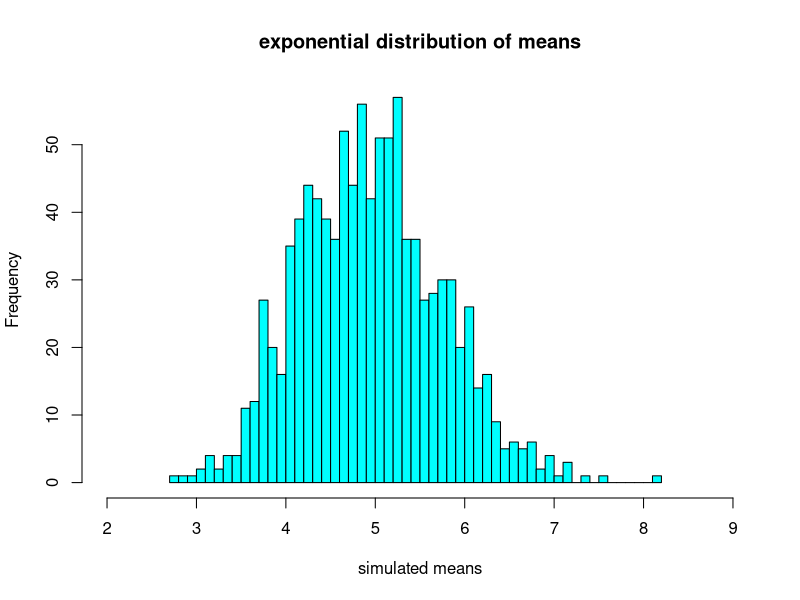
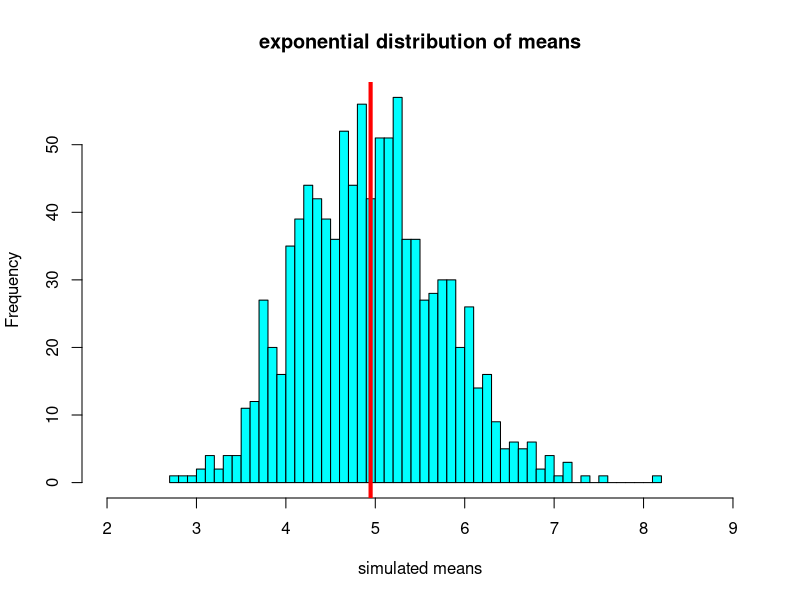
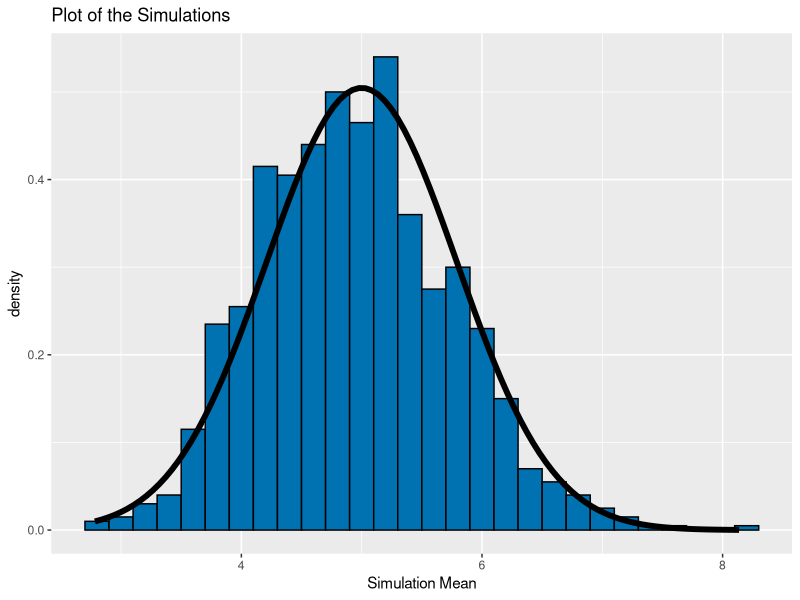

Write the R code that produced these figures, in order.
## ---- chunk 1
knitr::opts_chunk$set(echo = FALSE)
## ---- chunk 2

# set the required parameters

lambda <- 0.2

N<-40

sims <-1000

# run the simulation
sim_exp <- replicate(sims,rexp(N,lambda), simplify = FALSE)

# convert by coertion the Matrix of listed results to a list of means
laggmeans <- lapply(sim_exp,mean)

# convert the list to a numeric vector also be coertion
naggmeans <- unlist(laggmeans)

# so the sample mean of the simulated distribution is
sample_meanexp <- mean(naggmeans)

#show a plot of the simulated mean density function
plotmean <- hist(naggmeans, breaks =  40,xlim = c(2,9),main = "exponential distribution of means",
col= "cyan", xlab = "simulated means")
## ---- chunk 3
# now the theoretical mean is 1/lambda so
theo_mean <- 1/lambda

# lets look at the difference in means

diff_mean <- theo_mean-sample_meanexp

print(diff_mean)
# this difference (or mean comparision) is small 


# Now plot density with mean hilighted
plotmean_point <- hist(naggmeans, breaks =  40,xlim = c(2,9),main = "exponential distribution of means",
col= "cyan", xlab = "simulated means")  

plotmean_point <- abline(v= sample_meanexp,lwd= "4", col= "red")



# Now lets do a variance comparision
Sample_var <- var(naggmeans)

#the sample variance is
print(Sample_var)

# and Theoretical Variance is
Theo_var <-(1/lambda)^2/N

print(Theo_var)

#So the difference in variance is
Diff_var <- Theo_var-Sample_var

#which is
print(Diff_var)

# the Difference is also quite small
## ---- chunk 4

# Now let look at the density function and see how closely it matches a normal distribtion of the theoretical mean


 
 library(ggplot2)
ggplot(data.frame(y=naggmeans), aes(x=y)) + 
  geom_histogram(aes(y=..density..), binwidth=0.2, fill="#0072B2", 
                 color="black") +
  stat_function(fun=dnorm, args = list(mean=lambda^-1, 
                                    sd=(lambda*sqrt(N))^-1), 
                size=2) +
  labs(title="Plot of the Simulations", x="Simulation Mean")


## ---- chunk 5

#So we need 
1/lambda +c(-1,1)*1.96*(lambda^-1)/sqrt(N)

